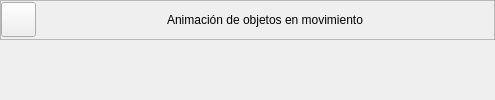
                <widget class="QWidget" name="sk_U1_T4">
                 <layout class="QVBoxLayout" name="verticalLayout_18">
                  <property name="spacing">
                   <number>5</number>
                  </property>
                  <property name="leftMargin">
                   <number>0</number>
                  </property>
                  <property name="topMargin">
                   <number>0</number>
                  </property>
                  <property name="rightMargin">
                   <number>0</number>
                  </property>
                  <property name="bottomMargin">
                   <number>0</number>
                  </property>
                  <item>
                   <widget class="QFrame" name="frame_17">
                    <property name="minimumSize">
                     <size>
                      <width>0</width>
                      <height>35</height>
                     </size>
                    </property>
                    <property name="maximumSize">
                     <size>
                      <width>16777215</width>
                      <height>40</height>
                     </size>
                    </property>
                    <property name="frameShape">
                     <enum>QFrame::StyledPanel</enum>
                    </property>
                    <property name="frameShadow">
                     <enum>QFrame::Raised</enum>
                    </property>
                    <layout class="QHBoxLayout" name="horizontalLayout_8">
                     <property name="spacing">
                      <number>0</number>
                     </property>
                     <property name="sizeConstraint">
                      <enum>QLayout::SetDefaultConstraint</enum>
                     </property>
                     <property name="leftMargin">
                      <number>0</number>
                     </property>
                     <property name="topMargin">
                      <number>0</number>
                     </property>
                     <property name="rightMargin">
                      <number>0</number>
                     </property>
                     <property name="bottomMargin">
                      <number>0</number>
                     </property>
                     <item>
                      <widget class="QPushButton" name="bt_return_4">
                       <property name="minimumSize">
                        <size>
                         <width>35</width>
                         <height>35</height>
                        </size>
                       </property>
                       <property name="maximumSize">
                        <size>
                         <width>35</width>
                         <height>35</height>
                        </size>
                       </property>
                       <property name="text">
                        <string/>
                       </property>
                       <property name="icon">
                        <iconset>
                         <normaloff>resources/images/MainWindow/return.svg</normaloff>resources/images/MainWindow/return.svg</iconset>
                       </property>
                       <property name="iconSize">
                        <size>
                         <width>35</width>
                         <height>35</height>
                        </size>
                       </property>
                      </widget>
                     </item>
                     <item>
                      <spacer name="horizontalSpacer_11">
                       <property name="orientation">
                        <enum>Qt::Horizontal</enum>
                       </property>
                       <property name="sizeHint" stdset="0">
                        <size>
                         <width>131</width>
                         <height>20</height>
                        </size>
                       </property>
                      </spacer>
                     </item>
                     <item>
                      <widget class="QLabel" name="label_7">
                       <property name="text">
                        <string>Animación de objetos en movimiento</string>
                       </property>
                       <property name="alignment">
                        <set>Qt::AlignCenter</set>
                       </property>
                      </widget>
                     </item>
                     <item>
                      <spacer name="horizontalSpacer_12">
                       <property name="orientation">
                        <enum>Qt::Horizontal</enum>
                       </property>
                       <property name="sizeHint" stdset="0">
                        <size>
                         <width>131</width>
                         <height>20</height>
                        </size>
                       </property>
                      </spacer>
                     </item>
                    </layout>
                   </widget>
                  </item>
                  <item>
                   <widget class="ContenidosTemas" name="U1_T4" native="true"/>
                  </item>
                 </layout>
                </widget>
